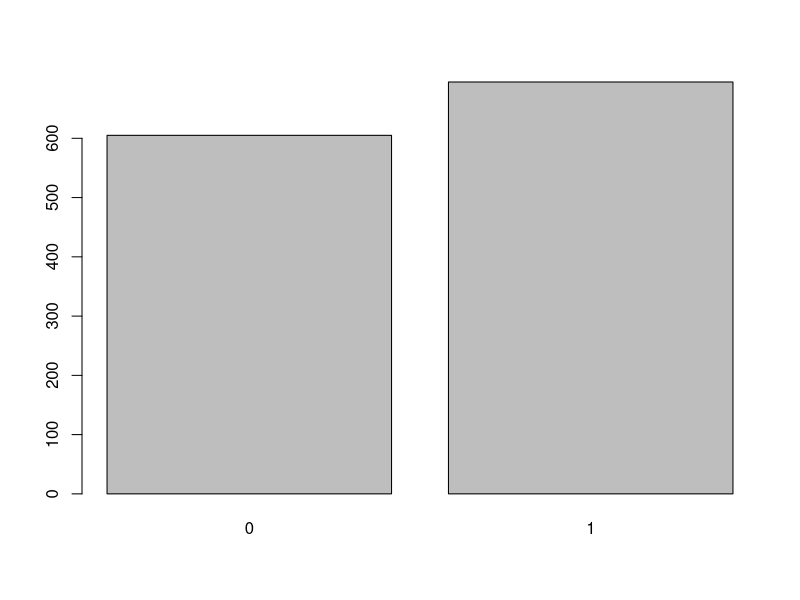

Write R code to recreate this figure. (Note: this script raises an error after producing the figure.)
## Nibu Jacob, MS in Data Science, Indiana University Bloomington
## Date: Nov 2016
## To prepare European Social Survey data for ML algorithms
## To run multiple algorithms on the data and make evaluations

# setwd('C:/Users/nibu/Google Drive/data science/Sriram/project/ESS_income_prediction')


# load SPSS format data file downloaded from ESS website
# --------------------------------------------------------
require(haven)
data_raw <- read_spss("ESS6MDWe02.2_F1.sav")  # original raw data


# take a working copy of the data and check the size
# --------------------------------------------------------
data <- data_raw         # working copy of the data
dim(data)                # 1847 obs. of 32 variables


# remove irrelevant variables
# --------------------------------------------------------
data$ESS6_id  <- NULL
data$cntry    <- NULL
data$ESS6_reg <- NULL
data$NUTS1    <- NULL
data$NUTS2    <- NULL
data$NUTS3    <- NULL
data$dweight  <- NULL
data$pspwght  <- NULL
data$pweight  <- NULL

dim(data)                # 1847 obs. of 23 variables


# rename the variables for clarity
# --------------------------------------------------------
names(data)
names(data)[names(data) == 'agea'] <- 'age'
names(data)[names(data) == 'hinctnta'] <- 'income'


# examine the variables for missing values and normalization
# --------------------------------------------------------
summary(data)            # all columns have NA values; age needs normalization
data_withNA <- data
data <- data[complete.cases(data),]  # 1613 obs.


# include only people of age 30 years or more
# --------------------------------------------------------
data <- data[(data$age >= 30),]
nrow(data)               # 1300 obs.


# normalize the age variable; 6 levels for most other variables
# --------------------------------------------------------
table(data$age)          # only few people above 90; therefore can cluster 80s and 90s into one
data$age <- replace(data$age, data$age < 40, 1) 
data$age <- replace(data$age, data$age >= 40 & data$age < 50, 2) 
data$age <- replace(data$age, data$age >= 50 & data$age < 60, 3) 
data$age <- replace(data$age, data$age >= 60 & data$age < 70, 4) 
data$age <- replace(data$age, data$age >= 70 & data$age < 80, 5) 
data$age <- replace(data$age, data$age >= 80, 6) 


# create a new binomial variable to represent income, based on median income level of 7
# --------------------------------------------------------
summary(data$income)
table(data$income)
data$income_bi[data$income < 7] <- 0
data$income_bi[data$income >= 7] <- 1
data$income <- NULL   # removing the multilevel factor income variable
names(data)[names(data) == 'income_bi'] <- 'income'
table(data$income)    # 605 obs. with 0, 695 obs. with 1; balanced representation of levels


# check the datatype of variables
# --------------------------------------------------------
sapply(data, class)
data[] <- lapply(data, factor)  # make all variables as factors


# check the class distribution
# --------------------------------------------------------
# split data inputs attributes as x and the output attribute (or class) as y
x <- data[,1:22]
y <- data[,23]

# check the class distribution
plot(y)  # the two levels are evenly distributed

# check interaction between attributes using a scatterplot matrix
# --------------------------------------------------------
# featurePlot(x=x, y=y, plot="ellipse")

# check and remove highly correlated features
# --------------------------------------------------------
findCorrelation(data, cutoff = 0.9, verbose = FALSE, names = FALSE)


# split the dataset into training and test sets
# --------------------------------------------------------
require(caTools)
set.seed(371)
split <- sample.split(data$income, SplitRatio = 0.75)
train <- subset(data, split == TRUE)
test <- subset(data, split == FALSE)



# ========================================================
# multiple ML algorithms using caret package
# ========================================================

install.packages("caret", dependencies = c("Depends", "Suggests"))
require(caret)

# Run algorithms using 10-fold cross validation
control <- trainControl(method="cv", number=10)
metric <- "Accuracy"

# logistic regression
set.seed(371)
fit.glm <- train(income~., data=train, method="glm", metric=metric, trControl=control)

# CART
set.seed(371)
fit.cart <- train(income~., data=train, method="rpart", metric=metric, trControl=control)

# Random Forest
set.seed(371)
fit.rf <- train(income~., data=train, method="rf", metric=metric, trControl=control)

# kNN
set.seed(371)
fit.knn <- train(income~., data=train, method="knn", metric=metric, trControl=control)

# SVM
set.seed(371)
fit.svm <- train(income~., data=train, method="svmRadial", metric=metric, trControl=control)



# summarize accuracy of models
results <- resamples(list(glm=fit.glm, cart=fit.cart, rf=fit.rf, knn=fit.knn, svm=fit.svm))
summary(results)
dotplot(results)


# estimate performance of each model on the validation dataset
require(ROCR)

predictions <- predict(fit.glm, test)
confusionMatrix(predictions, test$income)
pred     <- as.numeric(predictions)
ROCRpred <- prediction(pred, test$income)
ROCRperf <- performance(ROCRpred, "tpr", "fpr") 
plot(ROCRperf, colorize=TRUE, print.cutoffs.at=seq(0,1,by=0.1), text.adj=c(-0.2,1.7))
as.numeric(performance(ROCRpred, "auc")@y.values)

predictions <- predict(fit.cart, test)
confusionMatrix(predictions, test$income)
pred     <- as.numeric(predictions)
ROCRpred <- prediction(pred, test$income)
ROCRperf <- performance(ROCRpred, "tpr", "fpr") 
plot(ROCRperf, colorize=TRUE, print.cutoffs.at=seq(0,1,by=0.1), text.adj=c(-0.2,1.7))
as.numeric(performance(ROCRpred, "auc")@y.values)


predictions <- predict(fit.rf, test)
confusionMatrix(predictions, test$income)
pred     <- as.numeric(predictions)
ROCRpred <- prediction(pred, test$income)
ROCRperf <- performance(ROCRpred, "tpr", "fpr") 
plot(ROCRperf, colorize=TRUE, print.cutoffs.at=seq(0,1,by=0.1), text.adj=c(-0.2,1.7))
as.numeric(performance(ROCRpred, "auc")@y.values)


predictions <- predict(fit.knn, test)
confusionMatrix(predictions, test$income)
pred     <- as.numeric(predictions)
ROCRpred <- prediction(pred, test$income)
ROCRperf <- performance(ROCRpred, "tpr", "fpr") 
plot(ROCRperf, colorize=TRUE, print.cutoffs.at=seq(0,1,by=0.1), text.adj=c(-0.2,1.7))
as.numeric(performance(ROCRpred, "auc")@y.values)


predictions <- predict(fit.svm, test)
confusionMatrix(predictions, test$income)
pred     <- as.numeric(predictions)
ROCRpred <- prediction(pred, test$income)
ROCRperf <- performance(ROCRpred, "tpr", "fpr") 
plot(ROCRperf, colorize=TRUE, print.cutoffs.at=seq(0,1,by=0.1), text.adj=c(-0.2,1.7))
as.numeric(performance(ROCRpred, "auc")@y.values)


# plot accuracy on training and test sets for all 5 algorithms
require(ggplot2)
axis_values <- c(1,2,3,4,5)
algorithms <- c("glm","cart","rf","knn","svm")
acc_train <- c(0.6513, 0.6202, 0.6633, 0.6154, 0.6615)
acc_test <- c(0.6316, 0.6388, 0.6718, 0.6773, 0.7801)

plot(axis_values, acc_train, type="l")
line(axis_values, acc_test, col="blue", lty=2)

plotdata <- data.frame(algorithms=algorithms,acc_train=acc_train, acc_test=acc_test)

ggplot(plotdata, aes(x=algorithms))+
  geom_line(aes(y=acc_train, color="acc_train", group=1), size=2)+
  geom_line(aes(y=acc_test, color="acc_test", group=1), size=2)
